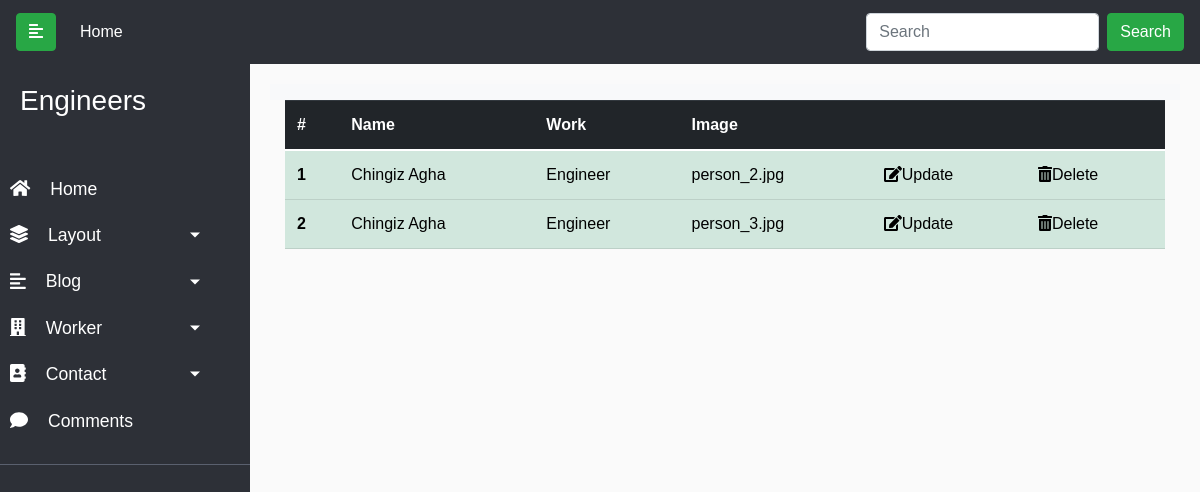
/admin/worker, run on an earlier commit of the app's database.
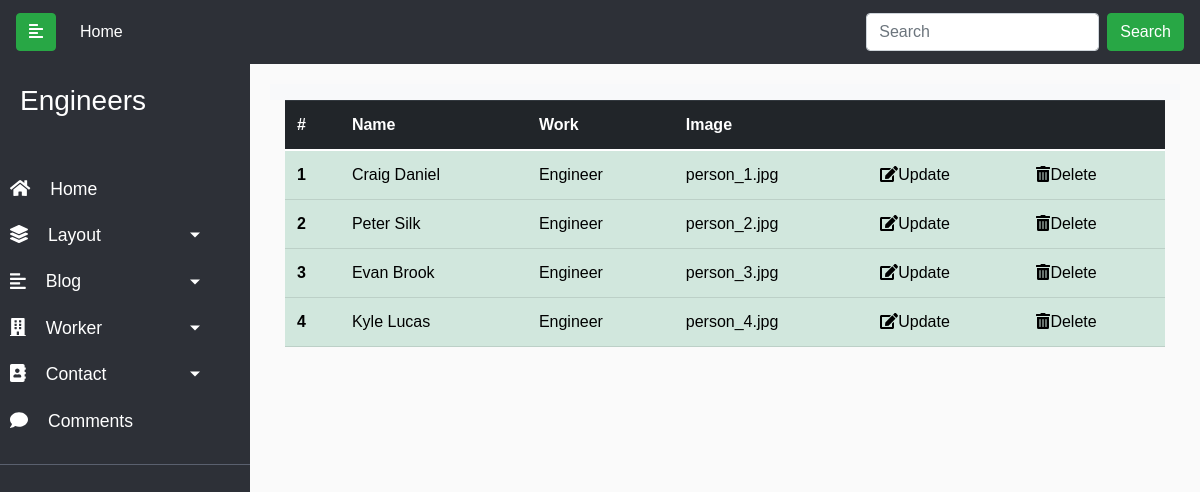
And on a later commit of the database.
### engineers/models.py (models this page shows)
class Worker(db.Model):
    id = db.Column(db.Integer, primary_key=True)
    name = db.Column(db.String(50), nullable=False)
    work = db.Column(db.String(25), nullable=False)
    image = db.Column(db.String(20), nullable=True)
    fb_link = db.Column(db.String(250), nullable=True)
    tw_link = db.Column(db.String(250), nullable=True)
    ln_link = db.Column(db.String(250), nullable=True)

### engineers/controllers.py (the view)
@app.route('/admin/worker')
def worker_list():
    workers = Worker.query.all()
    return render_template('admin/worker.html', workers=workers)

### engineers/templates/admin/worker.html
{% extends 'admin/base.html' %}
{% block content %}
<div class="container">
    <div class="row ">
      <div class="col">
        <table class="table table-success" >
          <thead class="thead-dark">
              <tr>
                <th scope="col">#</th>
                <th scope="col">Name</th>
                <th scope="col">Work</th>
                <th scope="col">Image</th>
                <th></th>
                <th></th>
              </tr>
            </thead>
            <tbody>
               {% for worker in workers %}
              <tr>
                <th scope="row">{{worker.id}}</th>
                <td>{{worker.name}}</td>
                <td>{{worker.work}}</td>
                <td>{{worker.image}}</td>
                <td><a href="{{url_for('worker_update', id=worker.id)}}"><i class="fas fa-edit"></i>Update</a></td>
                <td><a href="{{url_for('worker_delete', id=worker.id)}}"  onclick="return confirm('Are You Sure To Delete ?')"><i class="fas fa-trash-alt"></i>Delete</a></td>
              </tr>
              {% endfor %}
            </tbody>
          </table>
      </div>
    </div>
  </div>
</div>
{% endblock %}

### engineers/templates/admin/base.html (shortened to what this page needs)
<!doctype html>
<html lang="en">
<head>
    <link rel="stylesheet" href="{{url_for('static', filename='font/flaticon.css')}}">
    <link rel="stylesheet" href="https://cdnjs.cloudflare.com/ajax/libs/font-awesome/5.15.3/css/all.min.css">
    <link href="https://cdn.jsdelivr.net/npm/bootstrap@5.0.1/dist/css/bootstrap.min.css" rel="stylesheet"
>
    <link rel="stylesheet" href="https://maxcdn.bootstrapcdn.com/bootstrap/4.0.0/css/bootstrap.min.css"
>
    <link rel="stylesheet" href="https://cdnjs.cloudflare.com/ajax/libs/font-awesome/5.13.0/css/all.min.css">
    <link rel="stylesheet" href="includes/style.css">
    <link rel="stylesheet" href="https://cdnjs.cloudflare.com/ajax/libs/font-awesome/5.15.3/css/all.min.css">
</head>
<body>
    {% include 'admin/includes/navbar.html' %}
            {% block content %}
            {% endblock %}
		</div>
</body>
</html>

### engineers/templates/admin/includes/navbar.html (shortened to what this page needs)
<nav class="navbar navbar-expand-lg navbar-light" id = nav-top>
  <a class="navbar-brand" href="#">
    <button type="button" id="sidebarCollapse" class="btn  btn-success">
      <i class="fas fa-align-left"></i>
    </button>
  </a>
  <div class="collapse navbar-collapse" id="navbarSupportedContent">
    <ul class="navbar-nav mr-auto">
      <li class="nav-item active">
        <a class="nav-link" href="/index">Home<span class="sr-only">(current)</span></a>
      </li>
    </ul>
    <form class="form-inline my-2 my-lg-0">
      <input class="form-control mr-sm-2" type="search" placeholder="Search" aria-label="Search">
      <button class="btn btn-success my-2 my-sm-0" type="submit">Search</button>
    </form>
  </div>
</nav>
<div class="wrapper">
  <nav id="sidebar">
    <div class="sidebar-header">
      <h3>Engineers</h3>
    </div>
    <ul class="lisst-unstyled components">
      <li class="active">
        <a href="/admin"><i class="fas fa-home admin-icon"></i>Home</a>
      </li>
      <li>
        <a href="#layoutSubmenu" data-toggle="collapse" aria-expanded="false" class="dropdown-toggle"><i class="fas fa-layer-group admin-icon"></i>Layout</a>
      </li>
      <li>
        <a href="#blogSubmenu" data-toggle="collapse" aria-expanded="false" class="dropdown-toggle"><i class="fas fa-align-left admin-icon"></i>Blog</a>
      </li>
      <li>
        <a href="#workerSubmenu" data-toggle="collapse" aria-expanded="false" class="dropdown-toggle"><i class="fas fa-building admin-icon"></i>Worker</a>
      </li>
      <li>
        <a href="#contactSubmenu" data-toggle="collapse" aria-expanded="false" class="dropdown-toggle"><i class="fas fa-address-book admin-icon"></i>Contact</a>
      </li>
      <li>
        <a href="/admin/comment"><i class="fas fa-comment admin-icon"></i>Comments</a>
      </li>
    </ul>
  </nav>
  <div id="content">
    <nav class="navbar navbar-expand-lg navbar-light bg-light">
    </nav>

### engineers/templates/admin/base.html (style rules this page uses)
#nav-top { background-color: #2D3037; }
#nav-top a { color: #fff; }
body { font-family: 'Poppins', sans-serif; background: #fafafa; }
a, a:hover, a:focus { color: inherit; text-decoration: none; transition: all 0.3s; }
.wrapper { display: flex; text-decoration: none; transition: all 0.3s; }
.admin-icon { margin-right: 20px; font-size: 18px; }
#sidebar { min-width: 250px; max-width: 250px; background: #2D3037; color: #fff; transition: all 0.3s; }
#sidebar .sidebar-header { padding: 20px; background: #2D3037; }
#sidebar ul.components { padding: 20px 0; border-bottom: 1px solid #5a606e; }
#sidebar ul li a { padding: 10px; font-size: 1.1em; display: block; }
#sidebar ul li.active>a, a[aria-expanded="true"] { color: #fff; background: #2D3037; }
a[data-toggle="collapse"] { position: relative; }
.dropdown-toggle::after { display: block; position: absolute; top: 50%; right: 20%; transform: translateY(-50%); }
#content { width: 100%; padding: 20px; min-height: 100vh; transition: all 0.3s; }

What changed in the data, as far as the page shows it:
changed Worker id 1: name "Chingiz Agha" → "Craig Daniel"; image "person_2.jpg" → "person_1.jpg"
changed Worker id 2: name "Chingiz Agha" → "Peter Silk"; image "person_3.jpg" → "person_2.jpg"
added Worker: id "3", name "Evan Brook", work "Engineer", image "person_3.jpg"
added Worker: id "4", name "Kyle Lucas", work "Engineer", image "person_4.jpg"
